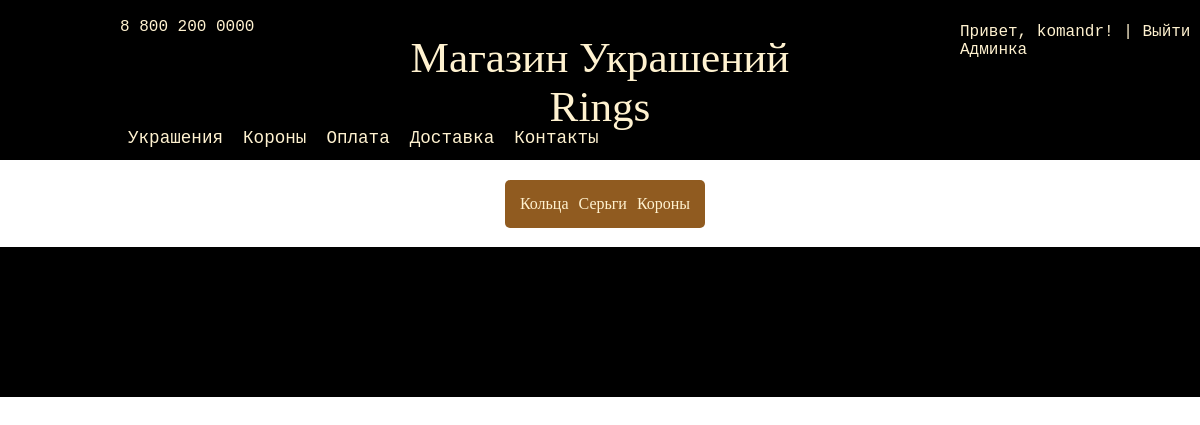
Page /catalog/ (signed in) on the committed database.
### mainapp/models.py (models this page shows, shortened)
class Category(models.Model):
    name = models.CharField(verbose_name=u'название', max_length=16, unique=True)
    description = models.TextField(verbose_name='описание', blank=True)

### mainapp/views.py (the view)
# urls.py: url(r'^catalog/$', catalog, name='catalog'),
def catalog(request):
    jewels = Jewel.objects.all()
    categories = Category.objects.all()
    return render(request, "catalog.html", {'categories': categories, 'jewels': jewels})

### templates/catalog.html (shortened to what this page needs)
{% extends "base.html" %}
{% block text %}
    <div class="catalog_menu">
        {% for category in categories %}
            <li><a href="{% url 'jeweler' category.id %}">{{category.name}}</a></li>
        {% endfor %}
    </div>
{% endblock %}

### templates/login.html (shortened to what this page needs)
{% if user.is_authenticated %}
    Привет, {{ user.username}}! |
    <a class="outlink" href="/user/logout/">Выйти</a><br>
    {% if user.is_superuser %}
        <a href="/admin007/">Админка</a>
    {% endif %}
{% endif %}

### static/style.css (style rules this page uses)
* { margin: 0; padding: 0; }
.login a { border-color: #fff2d0; border-radius: 2px; color: #fff2d0; text-decoration: none; }
.catalog_menu { align-content: none; text-align: left; display: inline-block; background: #905b20; margin: 20px; margin-left: 30px; color: #fff2d0; border-radius: 5px; padding: 10px; }
.catalog_menu li { display: block; float: left; color: #fff2d0; list-style-type: none; padding: 5px; }
.catalog_menu a { text-align: left; color: #fff2d0; text-decoration: none; list-style-type: none; }

### rows in the picture
Category: name "Кольца"
Category: name "Серьги"
Category: name "Короны"

### other values in the picture
{{ user.username }} "komandr"
